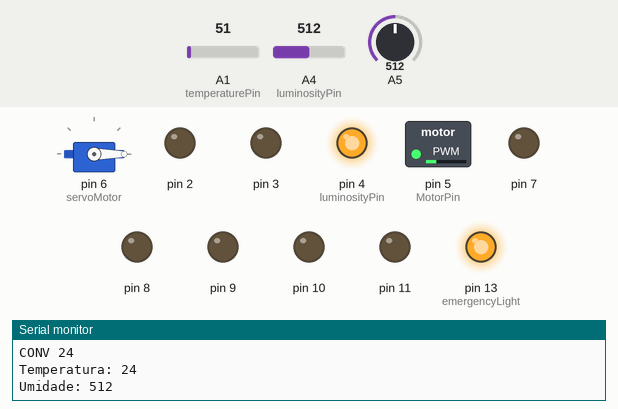
Recording of a sketch running on a simulated Arduino Uno, built with avr-gcc and run on an emulated ATmega328P. Parts: servo, switched loads named in the sketch (green lamp = pin HIGH), output pins drawn as LEDs (lit = HIGH), the last lines printed to the serial monitor. Dashed ring = blinking. The test bench sets the inputs (shaded band); at power-on: A5 = 512, A1 (temperaturePin) = 51, A4 (luminosityPin) = 512.

Above: at 1.2 s.
1.3 s: A5 set to 789
3.4 s: A5 set to 816
At 6.2 s:
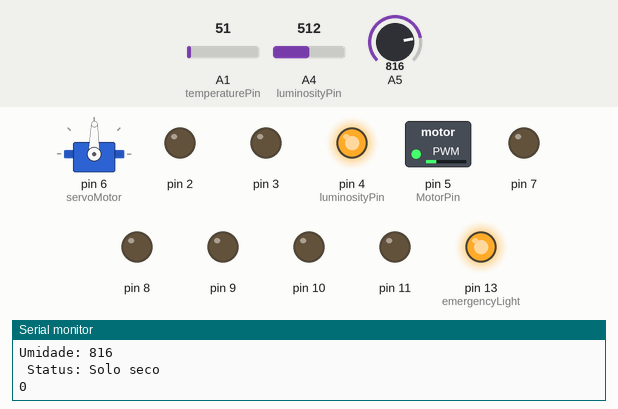
7.1 s: A1 (temperaturePin) set to 54
At 9.1 s:
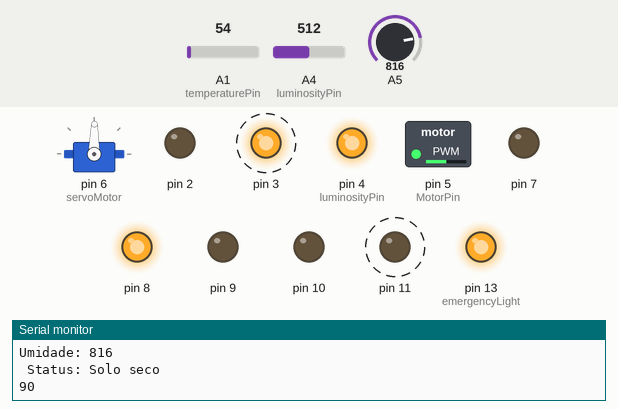
10.6 s: A4 (luminosityPin) set to 414
14.1 s: A4 (luminosityPin) set to 392
At 18.2 s:
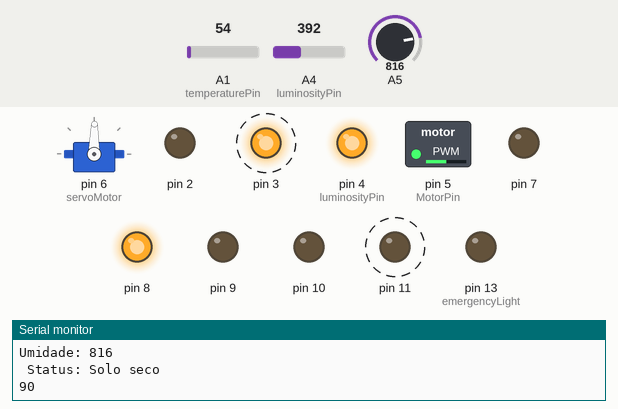
18.3 s: A1 (temperaturePin) set to 61
At 21.5 s:
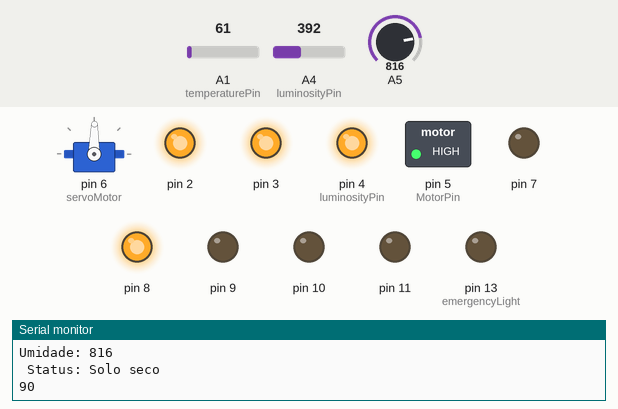
Timing chart, 0 to 22.8 s (numbered marks = the images above; inputs shaded):
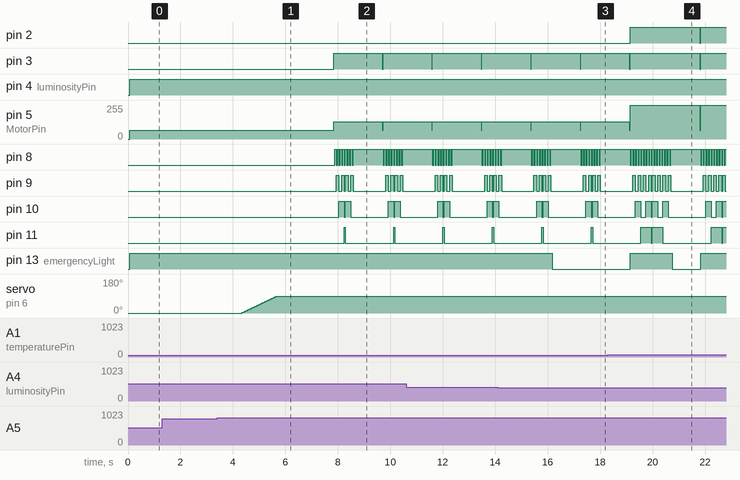

The sketch:

proj_eletronica.ino
```cpp
#include <Servo.h>
//Projeto de eletrônica

Servo servo; // Variável Servo
int posServo; // Posição Servo

// LDR
byte luminosityPin = 4; //LDR no pino analógico 0
unsigned int luminosity = 0; //Valor lido do LDR

byte emergencyLight = 13;

byte servoMotor = 6;

// Sensor de Temperatura
byte temperaturePin = 1;//Pino do sensor da temperatura
byte temperature;

byte MotorPin = 5;
unsigned int moisture=0;

enum luminosityLevel {
  dark,
  bright,
  ok
};

enum temperatureLevel {
  cold,
  hot,
  superHot,
  cool
};

enum MoistureLevel {
  dry,
  normal,
  wet
  };

void setup() {

  pinMode(MotorPin, OUTPUT);

  // pinos do buzzer
  pinMode(11, OUTPUT);
  pinMode(10, OUTPUT);
  pinMode(9, OUTPUT);
  pinMode(8, OUTPUT);
  pinMode(emergencyLight, OUTPUT);

  pinMode(7,OUTPUT);

  // initialize digital pin LED_BUILTIN as an output.
  pinMode(2, OUTPUT);
  pinMode(3, OUTPUT);
  pinMode(4, OUTPUT);

  pinMode(A5, INPUT);

  pinMode(servoMotor, OUTPUT);
  servo.attach(servoMotor);
  servo.write(0);

  Serial.begin(9600); //Inicia a comunicação serial
}

void loop() {
    // ler o valor do LDR
    luminosity = analogRead(luminosityPin); // O valor lido será entre 0 e 1023

    moisture = analogRead(A5);

    // temperatura
    temperature = checkTemp();

    Serial.print("Temperatura: ");
    Serial.println(temperature);
    Serial.print("Umidade: ");
    Serial.println(moisture);

    bargraph(cool);
    analogWrite(MotorPin, 64);

    //Solo umido
    if (moisture > 0 && moisture < 400)
    {
        Serial.println(" Status: Solo umido");
        Serial.println(posServo);

        if(posServo > 80)
        {
          for(posServo = 90; posServo >= 0; posServo--)
          {
            servo.write(posServo);
            delay(15);
          }
        }
    }
    //Solo seco
    if (moisture > 800 && moisture < 1024)
    {
        Serial.println(" Status: Solo seco");
        Serial.println(posServo);

        if(posServo < 10)
        {
          for(posServo = 0; posServo < 90; posServo++)
          {
            servo.write(posServo);
            delay(15);
          }
        }
    }

    if(checkLuminosity(luminosity, ok) && checkTemperature(temperature, cool)){
      analogWrite(MotorPin, 64);// motor a 25%pwm;
      bargraph(cool);
       sirene(0);
    }

    // temperatura no amarelo
    if(checkTemperature(temperature, hot)){
      bargraph(hot);
      analogWrite(MotorPin, 128);// motor a 50%pwm
      sirene(8);
    }

    // temperatura faixa vermelha
    if(checkTemperature(temperature, superHot)){
      analogWrite(MotorPin, 255);// motor a 100%pwm
      bargraph(superHot);
      digitalWrite(emergencyLight,HIGH);
      sirene(16);
    }

    if(checkLuminosity(luminosity, dark)){
      // acionar lâmpada de emergência
      digitalWrite(emergencyLight,HIGH);
      sirene(0);
    }
    else{
      digitalWrite(emergencyLight,LOW);
     digitalWrite(9,LOW);
    }

    delay(1000);
}

boolean checkLuminosity(int luminosity, luminosityLevel level){
  boolean ret = false;

  const int LUMINOSITY_LOW = 400;
  const int LUMINOSITY_HIGH = 100;

  if((luminosity > LUMINOSITY_LOW && level == dark) ||
     (luminosity < LUMINOSITY_HIGH && level == bright) ||
     (luminosity > LUMINOSITY_HIGH && luminosity < LUMINOSITY_LOW && level == ok)){
    ret = true;
  }

  return ret;
}

void bargraph(temperatureLevel level){
  if(level == cold){
      digitalWrite(2, LOW);
      digitalWrite(3, LOW);
      digitalWrite(4, LOW);
  } else if(level == cool){
      digitalWrite(2, LOW);
      digitalWrite(3, LOW);
      digitalWrite(4, HIGH);
  } else if(level == hot){
      digitalWrite(2, LOW);
      digitalWrite(3, HIGH);
      digitalWrite(4, HIGH);
  } else if(level == superHot){
      digitalWrite(2, HIGH);
      digitalWrite(3, HIGH);
      digitalWrite(4, HIGH);
  }
}

boolean checkTemperature(int temperature, temperatureLevel level){
  boolean ret = false;

  const int COLD = 23;
  const int HOT = 25;
  const int SUPER_HOT = 28;

  if((temperature <= COLD && level == cold) ||
     (temperature >= SUPER_HOT && level == superHot) ||
     (temperature > COLD && temperature < HOT && level == cool) ||
     (temperature > HOT && temperature < SUPER_HOT && level == hot)){
    ret = true;
  }

  return ret;
}

void sirene(int p){
  for(int i = 0 ; i < p; i++){
      digitalWrite(11,bitRead(i,3));
      digitalWrite(10,bitRead(i,2));
      digitalWrite(9,bitRead(i,1));
      digitalWrite(8,bitRead(i,0));
      delay(50);
  }
  for(int i = p ; i > 0; i--){
      digitalWrite(11,bitRead(i,3));
      digitalWrite(10,bitRead(i,2));
      digitalWrite(9,bitRead(i,1));
      digitalWrite(8,bitRead(i,0));
      delay(50);
  }
}

void checkMoisture(int moisture, MoistureLevel level ){
boolean ret = false;

  const int DRY = 1023;
  const int NORMAL = 800;
  const int WET = 400;

   if((moisture >= DRY && level == DRY) ||
     (moisture <= WET && level == wet) ||
     (moisture < DRY && moisture > NORMAL) ||
     (moisture < NORMAL && moisture > WET && level == wet)){
    ret = true;
  }
  //return ret;
}

int checkTemp(){
  int myTemperature = 0;
  int conv = 0;
    for(int i = 0; i < 10; i++){
      int temperatureAnalogic = analogRead(temperaturePin);
      int conv = ( 5 * temperatureAnalogic * 100) / 1024;
      Serial.print("CONV ");
      Serial.println(conv);
      if(conv > 35 || conv < 15){
        conv = 28;
      }
      myTemperature += conv;
    }
  return myTemperature / 10;
}
```

Measured:
- the behaviour switches between 800 and 801 on A5 (found by bisection; images 0 and 1)
- the behaviour switches between 53 and 54 on A1 (temperaturePin) (found by bisection; images 1 and 2)
- the behaviour switches between 401 and 400 on A4 (luminosityPin) (found by bisection; images 2 and 3)
- after the input at 3.4 s, servo on pin 6 (servoMotor): moves from 0° to 89° over 1.3 s, starting after 0.93 s
- after the input at 7.1 s, pin 3: LOW → HIGH after 0.74 s, → LOW 1.9 s later, → HIGH 0.02 s later; pin 5 (MotorPin): 64/255 → 128/255 after 0.74 s; pin 8: goes 7 × (HIGH 0.05 s, LOW 0.05 s), HIGH 1.1 s, 7 × (LOW 0.05 s, HIGH 0.05 s), LOW 0.05 s, then HIGH, starting after 0.79 s; pin 11: alternates HIGH for 0.05 s and LOW for 1.8 s, starting after 1.1 s
- after the input at 14.1 s, pin 13 (emergencyLight): HIGH → LOW after 2.1 s
- after the input at 18.3 s, pin 2: LOW → HIGH after 0.85 s, → LOW 2.7 s later, → HIGH 0.02 s later; pin 3: HIGH → LOW after 3.5 s, → HIGH 0.02 s later; pin 13 (emergencyLight): LOW → HIGH after 0.85 s, → LOW 1.6 s later, → HIGH 1.1 s later
